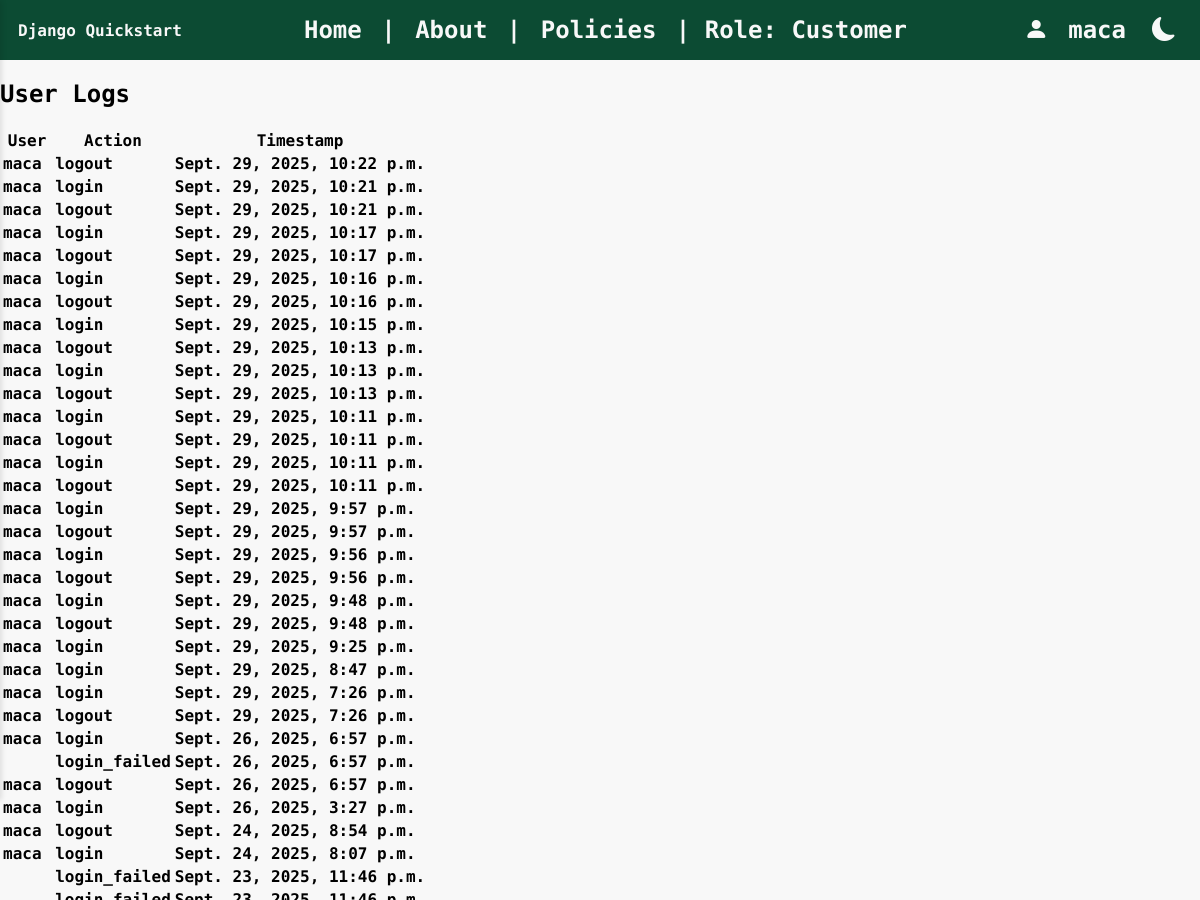
Page /user_logs (signed in, upper part) on the earlier database version.
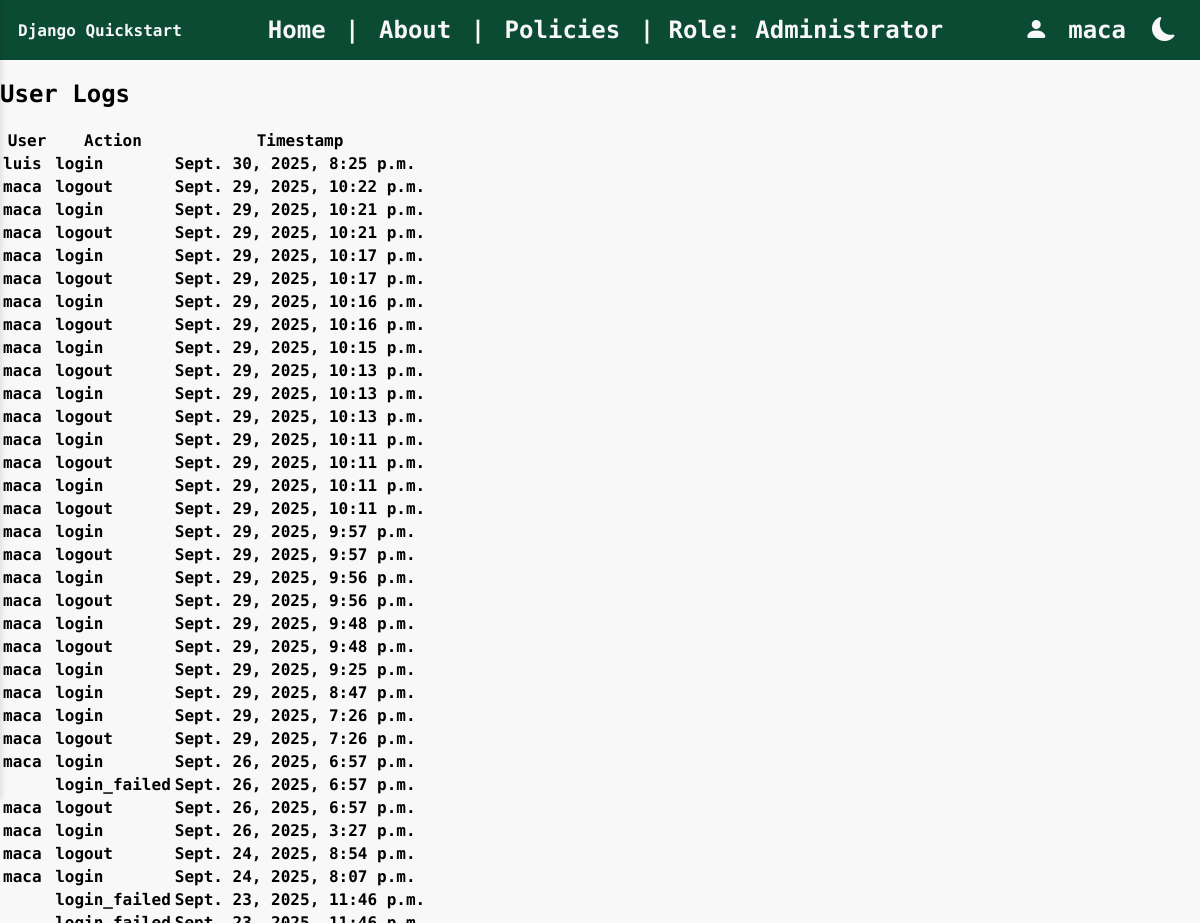
Same page on the later database version.
### rest/models.py (models this page shows, shortened)
class UserLog(models.Model):
    EVENT_CHOICES = [
        ('login', 'Login'),
        ('logout', 'Logout'),
        ('login_failed', 'Login Failed'),
        ('password_change', 'Password Change'),
    ]
    user = models.ForeignKey(User, on_delete=models.CASCADE, null=True, blank=True)
    username = models.CharField(max_length=150)
    event_type = models.CharField(max_length=20, choices=EVENT_CHOICES)
    ip_address = models.GenericIPAddressField(null=True, blank=True)
    timestamp = models.DateTimeField(auto_now_add=True)
    details = models.TextField(blank=True)

### rest/views.py (the view)
# urls.py: path('user_logs', views.user_logs, name='user_logs'),
@login_required
def user_logs(request):
    logs = UserLog.objects.filter().order_by('-timestamp')
    return render(request, 'user_logs.html', {
        'logs': logs
    })

### json_app/context_processors.py (called while the page is built)
def dark_mode_context(request):
    return {'dark_mode': request.session.get('dark_mode', False)}

### json_app/templatetags/dark_mode_tags.py (called while the page is built)
@register.inclusion_tag('json_app/_dark_mode_button.html', takes_context=True)
def dark_mode_button(context):
    return {
        'dark_mode': context.get('dark_mode', False)
    }

### rest/templates/user_logs.html (shortened to what this page needs)
{% extends "base.html" %}
{% block body %}
<h2>User Logs</h2>
<table>
    <thead>
        <tr>
            <th>User</th>
            <th>Action</th>
            <th>Timestamp</th>
        </tr>
    </thead>
    <tbody>
        {% for log in logs %}
        <tr>
            <td>{{ log.user.username }}</td>
            <td>{{ log.event_type }}</td>
            <td>{{ log.timestamp }}</td>
        </tr>
        {% empty %}
        <tr>
            <td colspan="3">No logs available.</td>
        </tr>
        {% endfor %}
    </tbody>
</table>
{% endblock %}

### rest/templates/base.html (shortened to what this page needs)
{% load static %}
{% load dark_mode_tags %}
<!DOCTYPE html>
<html lang="en"{% if dark_mode %} data-theme="dark"{% endif %}>
    <head>
        <link rel="stylesheet" href="https://cdn.jsdelivr.net/npm/bootstrap-icons@1.13.1/font/bootstrap-icons.min.css">
        <link rel="stylesheet" href="{% static 'css/style.css' %}">
        <link rel="stylesheet" href="{% static 'css/sidebar.css' %}">
        <link rel="stylesheet" href="{% static 'css/dark_mode.css' %}">
    </head>
    <body>
        {% if user.is_authenticated %}
        <nav class="navbar">
            <div class="navbar-left">Django Quickstart</div>
            <div class="navbar-center">
                <a href="{% url 'home_rest_basic' %}">Home</a> |
                <a href="/pages/about/">About</a> |
                <a href="/pages/policies/">Policies</a> |
                <span>Role: {% if user.groups.all.0.name == 'Admins' %}Administrator{% elif user.groups.all.0.name == 'Customers' %}Customer{% else %}No role assigned{% endif %}</span>
            </div>
            <div class="navbar-right">
                <i class="bi bi-person-fill"></i>
                <div class="user-dropdown">
                    <span>{{ user.username }}</span>
                </div>
                <span>{% dark_mode_button %}</span>
            </div>
        </nav>
        {% endif %}
        <div class="content-wrapper">
            {% block body %}{% endblock %}
        </div>
    </body>
</html>

Differences in the rows shown:
added UserLog: user.username "luis", event_type "login", timestamp "Sept. 30, 2025, 8:25 p.m."
Other differences:
text no longer shown: "Customer"
text now shown: "Administrator"
